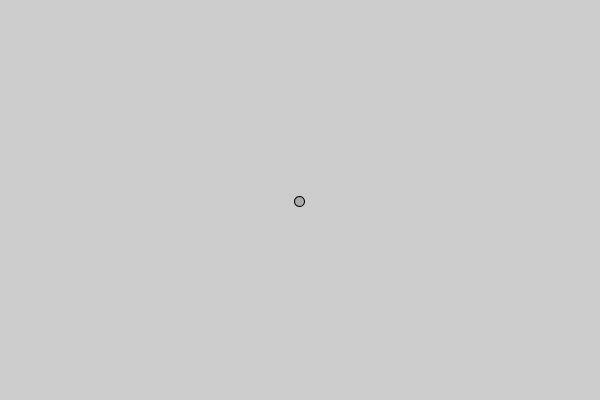
Frame 1 (no input)
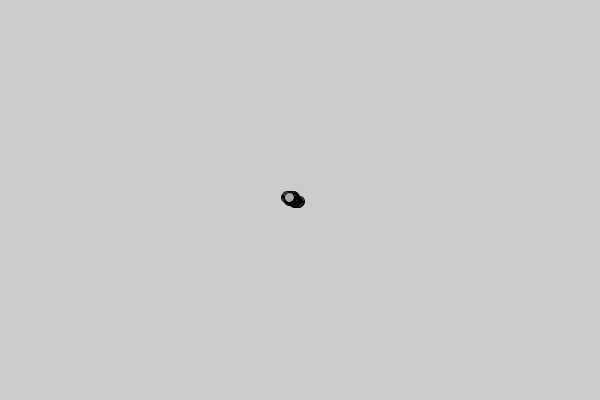
Frame 60 (the mouse pressed at the canvas centre just before this capture)
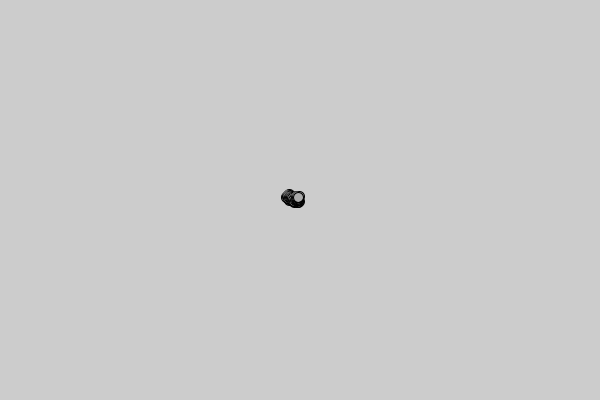
Frame 120 (the mouse held since frame 60 and released just before this capture)

The Processing sketch that drew these frames (run headless with seeded random() and noise(); from frame 60 on, the mouse is pressed at the canvas centre):

// Processing sketch: singleRandomWalker
// ── singleRandomWalker.pde
//1712.7 random walker experiment

Walker w;

void setup() {
  size(600, 400);
  w = new Walker(10);
}

void draw() {
  w.step();
  w.display();
}
// ── Walker.pde
class Walker {
  int x;
  int y;
  int size;
  int col;

  //constructor
Walker(int s_) {
  x = width/2;
  y = height/2;
  size = s_;
  col = int(random(0,255));
}

void step() {
  x += int(random(3))-1;
  x = constrain(x, 0, width);
  
  y += int(random(3))-1;
  y = constrain(y, 0, height);
}

void display() {
  stroke(0);
  fill(170);
  ellipse(x, y, size, size);  
}

}
